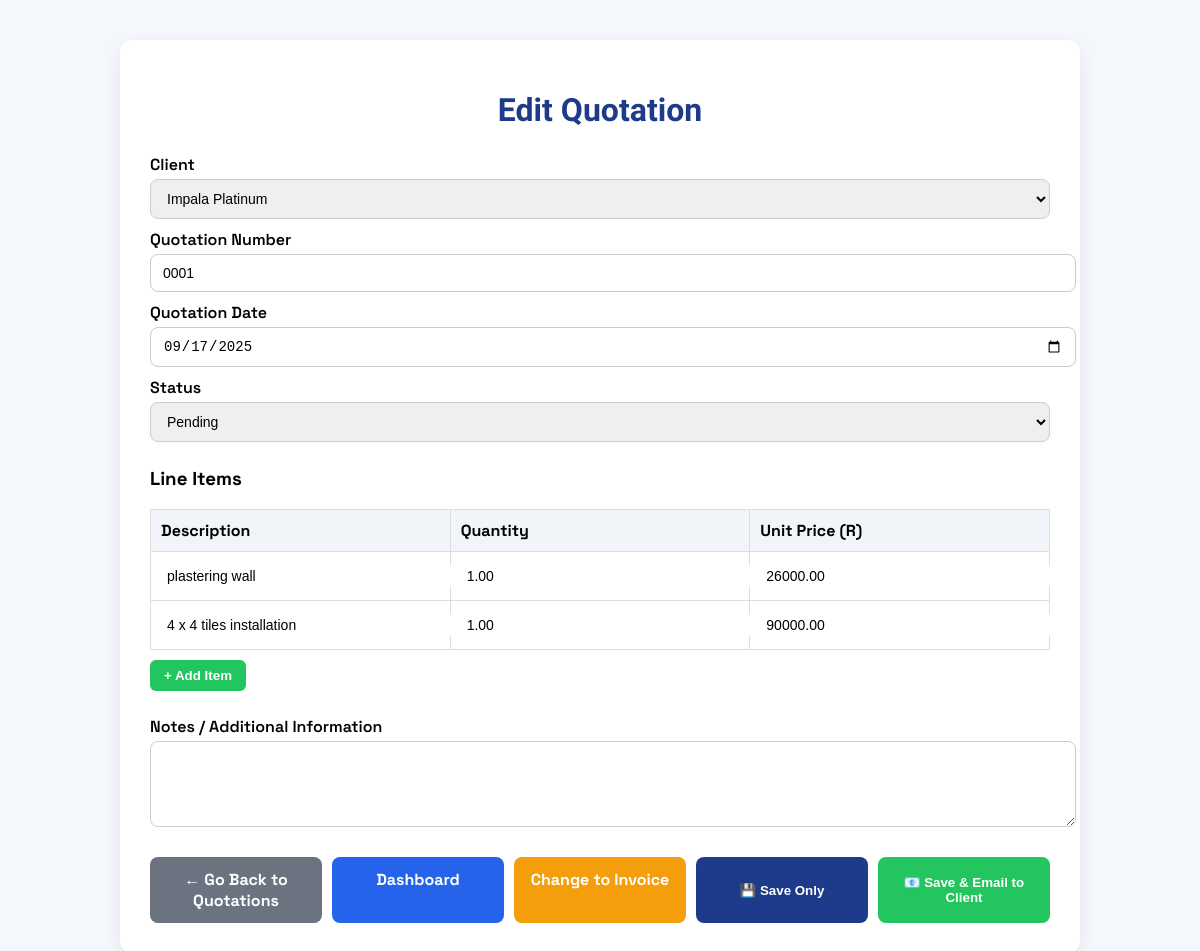
/edit_quotation.php?id=2, run on the app's committed database.
### tables this page shows
CREATE TABLE `quotations` (
  `id` int(11) NOT NULL,
  `client_name` varchar(255) DEFAULT NULL,
  `quotation_date` date NOT NULL,
  `quotation_number` varchar(50) NOT NULL,
  `total_amount` decimal(12,2) DEFAULT NULL,
  `status` enum('Pending','Accepted','Rejected') DEFAULT 'Pending',
  `notes` text DEFAULT NULL,
  `created_at` date DEFAULT NULL
);

CREATE TABLE `clients` (
  `id` int(11) NOT NULL,
  `name` varchar(255) NOT NULL,
  `email` varchar(255) DEFAULT NULL,
  `phone` varchar(50) DEFAULT NULL,
  `address` text DEFAULT NULL,
  `created_at` datetime DEFAULT current_timestamp(),
  `updated_at` datetime DEFAULT current_timestamp() ON UPDATE current_timestamp()
);

CREATE TABLE `quotation_items` (
  `id` int(11) NOT NULL,
  `quotation_id` int(11) NOT NULL,
  `description` varchar(255) NOT NULL,
  `quantity` decimal(10,2) NOT NULL,
  `unit_price` decimal(12,2) NOT NULL
);

### edit_quotation.php (the view, shortened to what this page needs)
<?php
require 'db.php';
$quotationId = $_GET['id'] ?? null;
$stmt = $conn->prepare("SELECT * FROM quotations WHERE id = ?");
$stmt->bind_param("i", $quotationId);
$stmt->execute();
$result = $stmt->get_result();
$quotation = $result->fetch_assoc();
$stmt = $conn->prepare("SELECT * FROM quotation_items WHERE quotation_id = ?");
$stmt->bind_param("i", $quotationId);
$stmt->execute();
$itemsRes = $stmt->get_result();
$lineItems = [];
while ($row = $itemsRes->fetch_assoc()) $lineItems[] = $row;
$clientsRes = $conn->query("SELECT id, name FROM clients ORDER BY name ASC");
?>
<!DOCTYPE html>
<html lang="en">
<head>
</head>
<body>
<div class="container">
<h1>Edit Quotation</h1>
<form method="POST" action="">
<div class="form-section">
    <label for="client_name">Client</label>
    <select name="client_name" id="client_name" required>
        <?php while($client = $clientsRes->fetch_assoc()): ?>
            <option value="<?= htmlspecialchars($client['name']) ?>" <?= $quotation['client_name']==$client['name']?'selected':'' ?>><?= htmlspecialchars($client['name']) ?></option>
        <?php endwhile; ?>
    </select>
    <label for="quotation_number">Quotation Number</label>
    <input type="text" name="quotation_number" id="quotation_number" value="<?= htmlspecialchars($quotation['quotation_number']) ?>" required>
    <label for="quotation_date">Quotation Date</label>
    <input type="date" name="quotation_date" id="quotation_date" value="<?= $quotation['quotation_date'] ?>" required>
    <label for="status">Status</label>
    <select name="status" id="status">
        <option value="Pending" <?= $quotation['status']=='Pending'?'selected':'' ?>>Pending</option>
    </select>
</div>
<div class="form-section line-items">
    <h3>Line Items</h3>
    <table id="itemsTable">
        <thead>
            <tr>
                <th>Description</th>
                <th>Quantity</th>
                <th>Unit Price (R)</th>
            </tr>
        </thead>
        <tbody>
        <?php foreach($lineItems as $item): ?>
            <tr>
                <td><input type="text" name="item[]" value="<?= htmlspecialchars($item['description']) ?>" required></td>
                <td><input type="number" name="quantity[]" step="0.01" value="<?= $item['quantity'] ?>" required></td>
                <td><input type="number" name="unit_price[]" step="0.01" value="<?= $item['unit_price'] ?>" required></td>
            </tr>
        <?php endforeach; ?>
        </tbody>
    </table>
    <button type="button" class="add-row-btn" onclick="addRow()">+ Add Item</button>
</div>
<div class="form-section">
    <label for="notes">Notes / Additional Information</label>
    <textarea name="notes" id="notes" rows="4"><?= htmlspecialchars($quotation['notes']) ?></textarea>
</div>
<div class="buttons">
    <a href="quotations.php" class="back-btn">← Go Back to Quotations</a>
    <a href="dashboard.php" class="dashboard-btn">Dashboard</a>
    <a href="convert_to_invoice.php?id=<?= $quotation['id'] ?>" class="invoice-btn">Change to Invoice</a>
    <button type="submit" class="save-btn" name="save_only">💾 Save Only</button>
    <button type="submit" class="email-btn" name="send_email">📧 Save & Email to Client</button>
</div>
</form>
</div>
</body>
</html>

### edit_quotation.php (style rules this page uses)
body { font-family:'Space Grotesk',sans-serif; background:#f4f7fb; margin:0; padding:0; }
.container { max-width:900px; margin:40px auto; background:#fff; padding:30px; border-radius:12px; box-shadow:0 6px 18px rgba(0,0,0,0.08); }
h1 { font-family:'Urbanist',sans-serif; text-align:center; color:#1e3a8a; margin-bottom:25px; }
form label { display:block; margin:10px 0 4px; font-weight:600; }
form input, form select, form textarea { width:100%; padding:10px 12px; border:1px solid #ccc; border-radius:8px; font-size:14px; }
form textarea { resize: vertical; }
.form-section { margin-bottom:25px; }
.line-items { margin-top:10px; }
.line-items table { width:100%; border-collapse: collapse; }
.line-items th, .line-items td { padding:10px; border:1px solid #ddd; text-align:left; }
.line-items input { width:100%; border:none; padding:6px; font-size:14px; }
.line-items th { background:#f1f5f9; }
.add-row-btn { margin-top:10px; padding:8px 14px; background:#22c55e; color:white; border:none; border-radius:6px; cursor:pointer; font-weight:600; }
.buttons { display:flex; gap:10px; margin-top:20px; flex-wrap:wrap; }
.buttons button, .buttons a { flex:1; padding:12px; border:none; border-radius:8px; font-weight:700; cursor:pointer; text-align:center; text-decoration:none; }
.buttons .back-btn { background:#6b7280; color:white; }
.buttons .dashboard-btn { background:#2563eb; color:white; }
.buttons .invoice-btn { background:#f59e0b; color:white; }
.buttons .save-btn { background:#1e3a8a; color:white; }
.buttons .email-btn { background:#22c55e; color:white; }

### data on the page
quotations: client_name "Impala Platinum", quotation_number "0001", quotation_date "09/17/2025"
quotation_items: description "plastering wall", quantity "1.00", unit_price "26000.00"
quotation_items: description "4 x 4 tiles installation", quantity "1.00", unit_price "90000.00"
